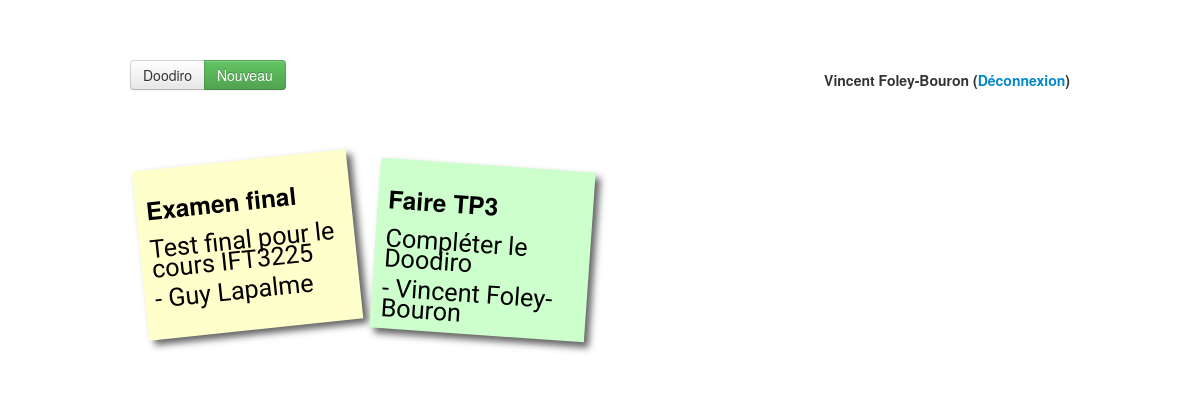
The page /index.php (signed in) on the database as committed earlier.
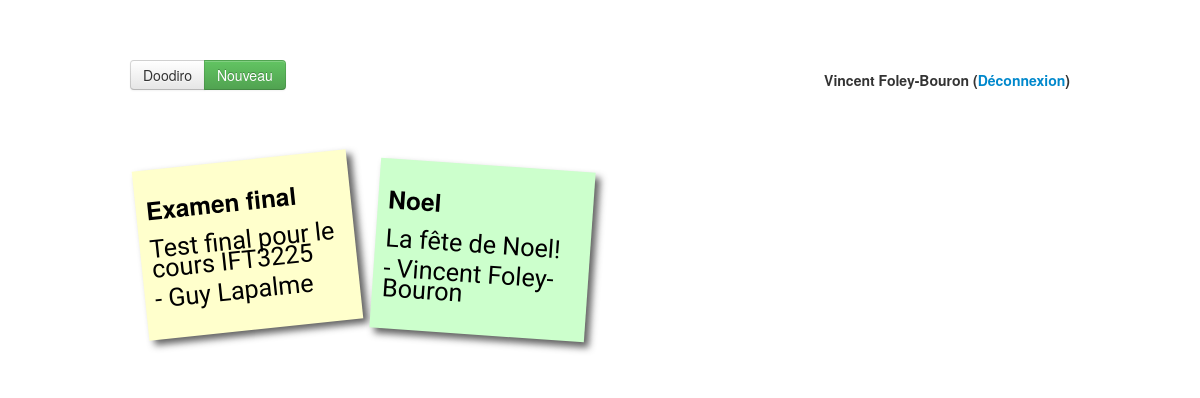
The same page on the database as committed later.
### tables this page shows
CREATE TABLE IF NOT EXISTS `events` (
  `id` int(11) NOT NULL AUTO_INCREMENT,
  `organizer` int(11) NOT NULL,
  `name` varchar(100) NOT NULL,
  `description` varchar(255) NOT NULL,
  `type` enum('public','private') NOT NULL,
  `duration` int(2) NOT NULL,
  PRIMARY KEY (`id`),
  KEY `organizer` (`organizer`)
);

### classes/user.php (called while the page is built, shortened)
<?php
class User extends Database {
	public $id;
    public function events() {
    	$events = array();
        $mysqli = self::db_connect();
        $query = "select e.id, e.organizer, concat(u.firstname, ' ', u.lastname) as fullname, e.name, e.description, e.type, e.duration from events e, invitations i, users u where e.id = i.event_id and i.user_id = {$this->id} and e.organizer = u.id order by name";
        if ($stmt = $mysqli->query($query)) {
            while ($obj = $stmt->fetch_object()) {
                $events[] = new Event(array(
                	'id' => $obj->id,
                	'organizer' => $obj->organizer,
                	'organizer_name' => $obj->fullname,
                	'name' => $obj->name,
                    'description' => $obj->description,
                	'type' => $obj->type,
                    'duration' => $obj->duration
                	));
            }
            return $events;
        }
        else {
            die("Can't create statement: " . $mysqli->error);
        }
    }
}

### classes/event.php (called while the page is built, shortened)
<?php
class Event extends Database {
	public function __construct($array) {
		$this->id = $array['id'];
		$this->organizer_name = $array['organizer_name'];
		$this->name = $array['name'];
		$this->description = $array['description'];
	}
}

### content/list_event.php (the view)
<div class="container">
    <div class="row">
        <div class="span12">
            <ul class="sticky_notes">
                <?php foreach ($user->events() as $event): ?>
                <li>
                    <a href="?p=register_event&id=<?php echo $event->id ?>">
                        <h3><?php echo $event->name ?></h3>
                        <p><?php echo $event->description ?></p>
                        <p>- <?php echo $event->organizer_name ?></p>
                    </a>
                </li>
                <?php endforeach ?>
            </ul>
        </div>
    </div>
</div>

Rows that differ between the two databases and show on the page:
removed events: name "Faire TP3", description "Compléter le Doodiro", organizer_name "Vincent Foley-Bouron"
added events: name "Noel", description "La fête de Noel!", organizer_name "Vincent Foley-Bouron"
